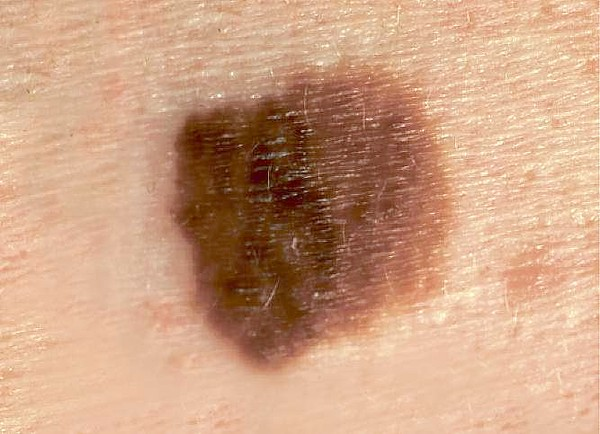
#> input picture img/malignant.jpg, 600 x 434 px, given in place of IMD348.bmp, which was not available
$ python asymmetry.py   (Python 2 division)   (older library calls are emulated)
#> lines starting #> are read from the running program, lines starting #| are printed output that depends on the picture; after the words box and inside, x2 and y2 are one past the last pixel; in counts of white or black regions, pixels touching at a corner belong together; long printed decimals are rounded; pictures that were not available may be replaced by others from this repository, and a replacement may not be noted
### lib/crop.py
import cv2
import numpy as np
from helper import getMoleContour
from helper import showImage

def crop(image):
    imageH, imageW, _ = image.shape
    MAX_PADDING = 7
    # image = cv2.GaussianBlur(image, (1, 1), 0)
    grayscale = cv2.cvtColor(image, cv2.COLOR_BGR2GRAY)
    contour = getMoleContour(grayscale)
    cv2.drawContours(grayscale, contour, -1, (255, 255, 255), 5)
    x, y, w, h = cv2.boundingRect(contour)
    padding = MAX_PADDING if x > MAX_PADDING and y > MAX_PADDING else min(x, y)
    padding = padding if x + w + padding * 2 > imageW and y + h + padding * 2 > imageH else 0
    x -= padding
    y -= padding
    if w < padding * 2 and h < padding * 2:
        raise Error("Picture is waay too small!!!")
    return image[y:y+h+padding*2,x:x+w+padding*2]

# [16 lines that do not run on import are left out]

### lib/helper.py
import cv2

# NOTE: The given image must be a greyscale image
def getMoleContour(greyscale):
    THRESHOLD = 125
    MAX_VALUE = 180
    greyscale = cv2.blur(greyscale, (5, 5))
    ret, thresh = cv2.threshold(greyscale, THRESHOLD, MAX_VALUE, cv2.THRESH_BINARY_INV) # Binary mask
    im2, contours, hierarchy = cv2.findContours(thresh, cv2.RETR_EXTERNAL, cv2.CHAIN_APPROX_NONE)
    # Check to make sure there actually is a contour
    if len(contours) == 0:
        raise Error("No contours found!")
    # Only find the longest one
    longestContour = []
    for i in range(len(contours)):
        if len(contours[i]) > len(longestContour):
            longestContour = contours[i]
    return longestContour

def showImage(image):
    cv2.imshow("image", image)
    cv2.waitKey(0)
    cv2.destroyAllWindows()

### lib/asymmetry.py
import cv2
import helper
from crop import crop
import numpy

def calculateAsymmetry(grayscale):
    h, w = grayscale.shape[:2]
    # Splits the image into 2 halfs
    half = w / 2 - 1 if w % 2 == 1 else w / 2
    rotation = cv2.getRotationMatrix2D((half / 2, h / 2), 180, 1)
    left = grayscale[0:h, 0:half]
    # right = cv2.warpAffine(grayscale[0:h, half:w], rotation, (half, h))
    right = cv2.flip(grayscale[0:h, (w - half):w], 1)
    # Returns the mean square difference between each pixel
    numPixels = half * h
    return numpy.sum((left.astype("float") - right.astype("float")) ** 2) / numPixels

if __name__ == "__main__":
    # Tests
    files = [
        "./img/dataset/IMD348.bmp",
        "./img/malignant1.jpg",
        "./img/malignant2.jpg",
        "./img/benign1.jpg",
        "./img/benign2.jpg",
    ]
    for filename in files:
        image = crop(cv2.imread(filename))
#> in crop, `imageH, imageW, _ = image.shape`: imageH = 434; imageW = 600
#> in crop, `grayscale = cv2.cvtColor(image, cv2.COLOR_BGR2GRAY)`:
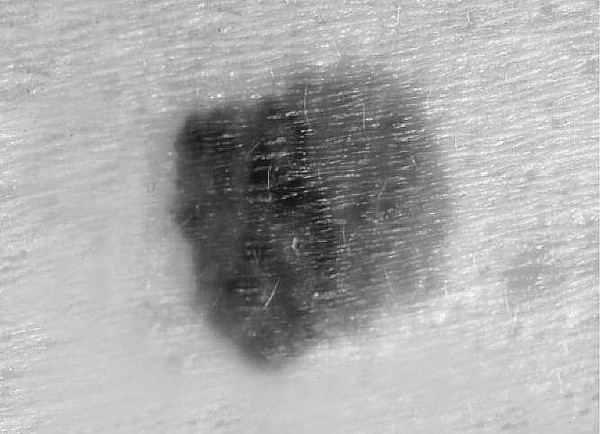
#> grayscale: shape (434, 600); min 9, max 251, mean 170.2
#> in crop, image is the input picture: shape (434, 600, 3); mean B, G, R 130.4, 160.4, 204.7
#> in getMoleContour, `ret, thresh = cv2.threshold(greyscale, THRESHOLD, MAX_VALUE, cv2.THRES..`:
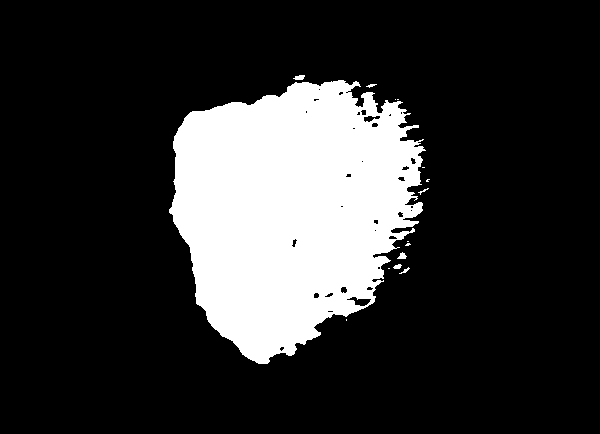
#> thresh: shape (434, 600); values 0 (black) and 180 (white), 19.6% white; 15 white regions (8 under 20 px)
#> in getMoleContour, `ret, thresh = cv2.threshold(greyscale, THRESHOLD, MAX_VALUE, cv2.THRES..`: ret = 125
#> in getMoleContour, `im2, contours, hierarchy = cv2.findContours(thresh, cv2.RETR_EXTERNAL,..`: contours = 15 contours, 11 with area under 20; largest, box (x1, y1, x2, y2) and area: (169, 80, 426, 364) 50704, (293, 75, 305, 80) 30, (397, 252, 407, 259) 30, (393, 264, 402, 269) 22
#> the loop in getMoleContour, `for i in range(len(contours)):` made 15 passes
#> longestContour on pass 1: [[346, 319], [346, 320]]
#> after the loop in getMoleContour, `for i in range(len(contours)):`: longestContour = contour of 1253 points, box (x1, y1, x2, y2) (169, 80, 426, 364), area 50704
#> in crop, `contour = getMoleContour(grayscale)`: contour has the same summary as longestContour in getMoleContour
#> in crop, `cv2.drawContours(grayscale, contour, -1, (255, 255, 255), 5)`:
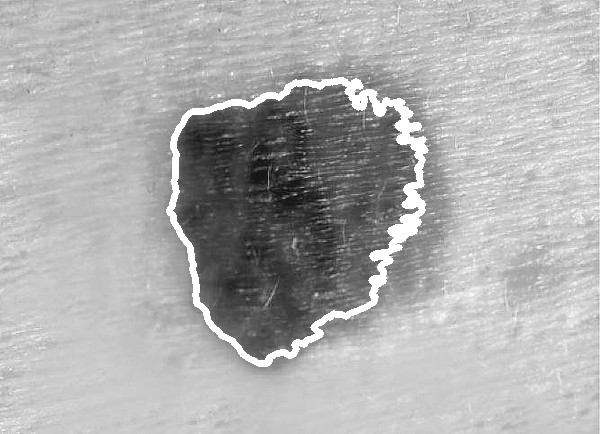
#> grayscale: shape (434, 600); 3.11% of pixels changed, all inside (x1, y1, x2, y2) = (166, 77, 429, 367)
#> in crop, `x, y, w, h = cv2.boundingRect(contour)`: x = 169; y = 80; w = 257; h = 284
#> in crop, `padding = MAX_PADDING if x > MAX_PADDING and y > MAX_PADDING else min(..`: padding = 7
#> in crop, `padding = padding if x + w + padding * 2 > imageW and y + h + padding ..`: padding = 0
#> in crop, `return image[y:y+h+padding*2,x:x+w+padding*2]`:
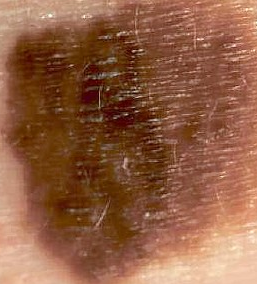
#> returned value: shape (284, 257, 3); mean of channels 0, 1, 2 66.8, 94.4, 145; drawn as B, G, R
        helper.showImage(image)
        grayscale = cv2.cvtColor(image, cv2.COLOR_BGR2GRAY)
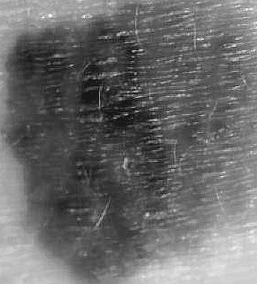
#> grayscale: shape (284, 257); min 9, max 251, mean 106.4
        print(calculateAsymmetry(grayscale))
#> in calculateAsymmetry, `left = grayscale[0:h, 0:half]`:
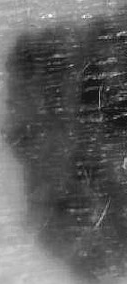
#> left: shape (284, 127); min 11, max 251, mean 93.6
#> in calculateAsymmetry, `right = cv2.flip(grayscale[0:h, (w - half):w], 1)`:
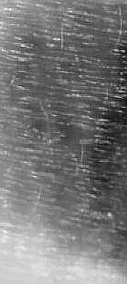
#> right: shape (284, 127); min 9, max 246, mean 119.9
#| 1911.487
#> pass 2 of the loop `for filename in files:`:
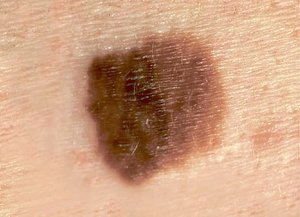
#> input picture img/malignant1.jpg, 300 x 217 px, found by its file name
#> in crop, image is the input picture: shape (217, 300, 3); mean B, G, R 130.4, 160.3, 204.6
#> greyscale: shape (217, 300)
#> in getMoleContour (call 2), `ret, thresh = cv2.threshold(greyscale, THRESHOLD, MAX_VALUE, cv2.THRES..`:
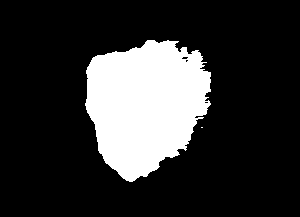
#> thresh: shape (217, 300); values 0 (black) and 180 (white), 19.7% white; 2 white regions (1 under 20 px)
#> contours = 2 contours, 1 with area under 20; largest, box (x1, y1, x2, y2) and area: (85, 40, 211, 182) 12592
#> the loop in getMoleContour (call 2), `for i in range(len(contours)):` made 2 passes
#> longestContour on pass 1: [[201, 127], [202, 127]]
#> after the loop in getMoleContour (call 2), `for i in range(len(contours)):`: longestContour = contour of 491 points, box (x1, y1, x2, y2) (85, 40, 211, 182), area 12592
#> left: shape (142, 63)
#> in calculateAsymmetry (call 2), `right = cv2.flip(grayscale[0:h, (w - half):w], 1)`:
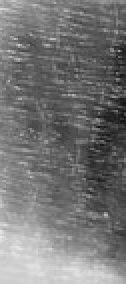
#> right: shape (142, 63) (shown 2 times larger); min 14, max 232, mean 117.6
#| 1700.172
#> pass 3 of the loop `for filename in files:`:
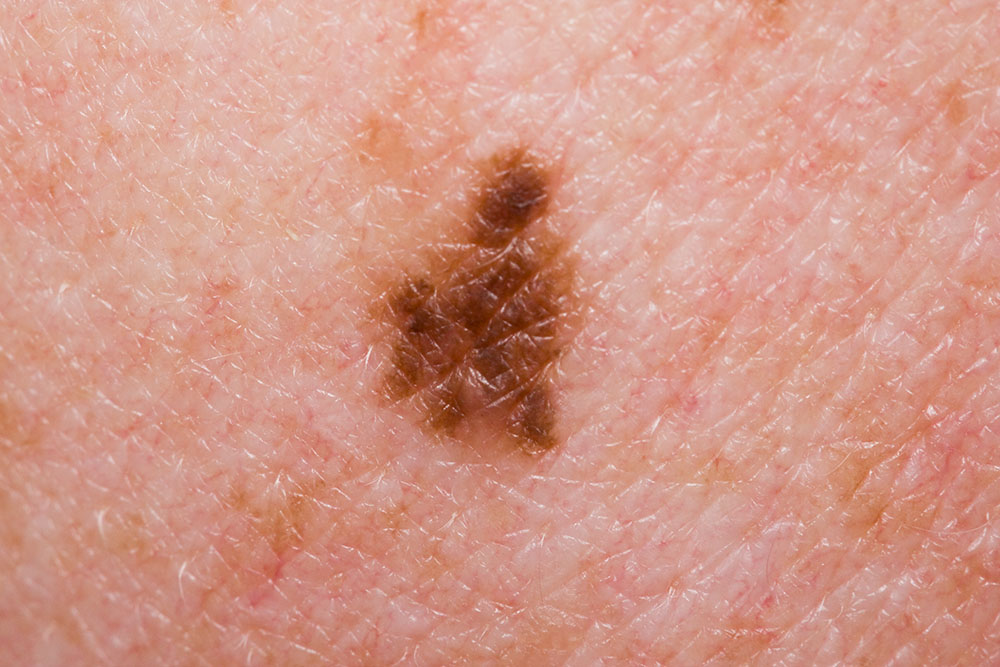
#> input picture img/malignant2.jpg, 1000 x 667 px, found by its file name
#> in crop, image is the input picture: shape (667, 1000, 3); mean B, G, R 136, 151.7, 210.3
#> greyscale: shape (667, 1000)
#> in getMoleContour (call 3), `ret, thresh = cv2.threshold(greyscale, THRESHOLD, MAX_VALUE, cv2.THRES..`:
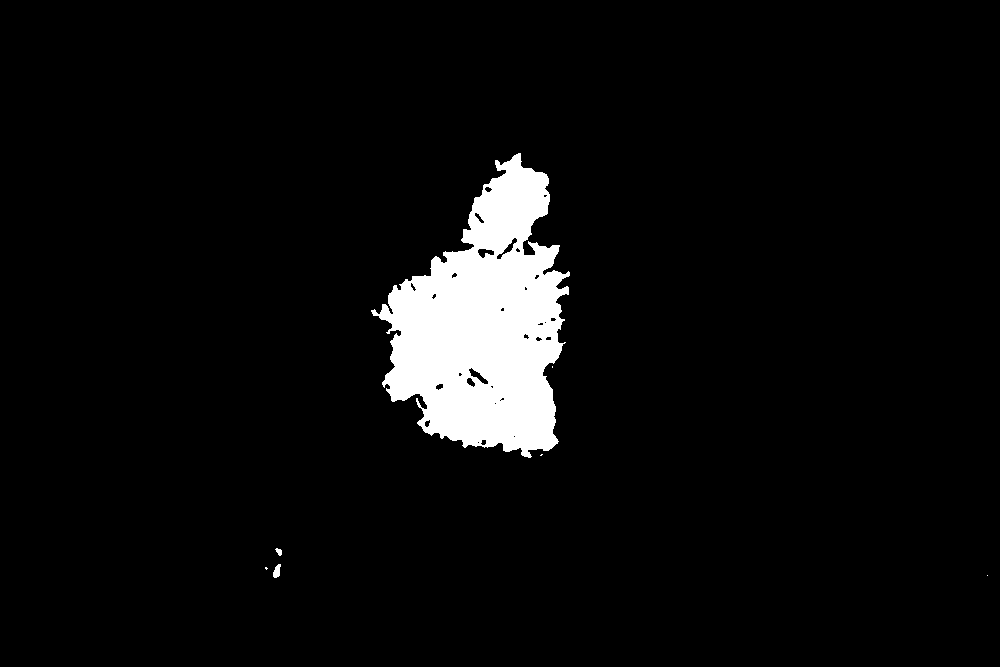
#> thresh: shape (667, 1000); values 0 (black) and 180 (white), 5.2% white; 7 white regions (4 under 20 px)
#> contours = 7 contours, 4 with area under 20; largest, box (x1, y1, x2, y2) and area: (371, 153, 570, 458) 34631, (273, 564, 281, 578) 60, (275, 548, 282, 556) 25
#> the loop in getMoleContour (call 3), `for i in range(len(contours)):` made 7 passes
#> longestContour on pass 1: [[987, 575]]
#> after the loop in getMoleContour (call 3), `for i in range(len(contours)):`: longestContour = contour of 1212 points, box (x1, y1, x2, y2) (371, 153, 570, 458), area 34631
#> left: shape (305, 98)
#> in calculateAsymmetry (call 3), `right = cv2.flip(grayscale[0:h, (w - half):w], 1)`:
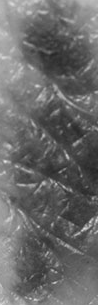
#> right: shape (305, 98); min 37, max 230, mean 104.9
#| 1979.591
#> the loop made 5 passes; the first 3 are shown
